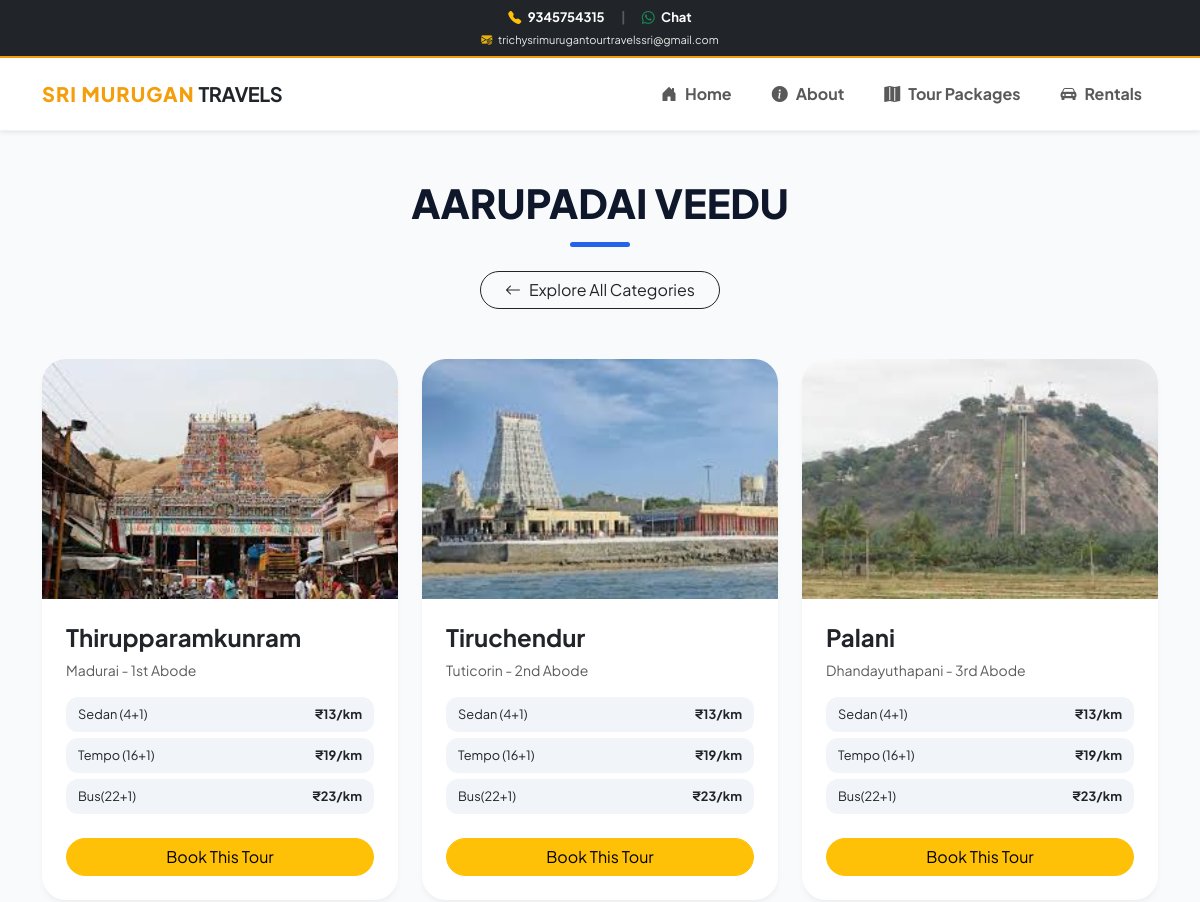
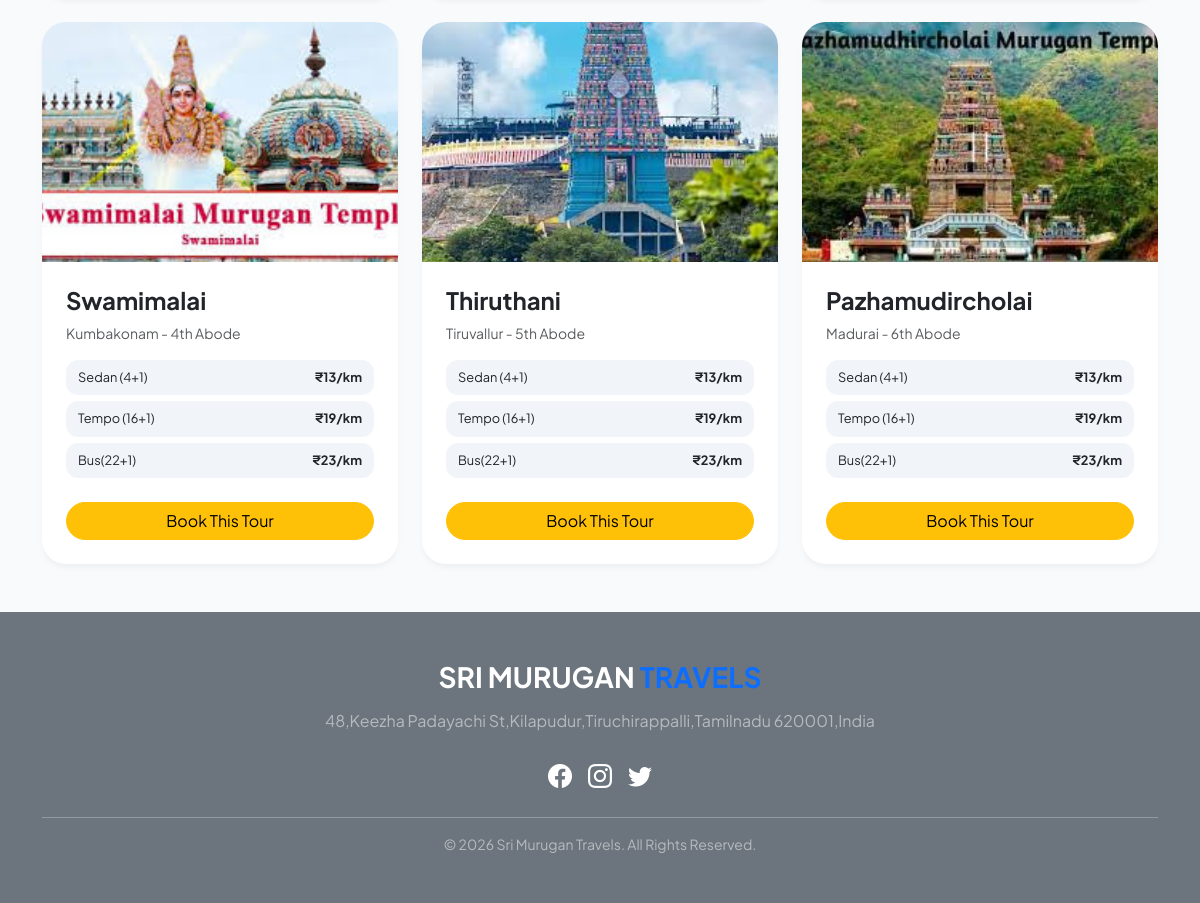
/temple-tour, run on the app's committed database (2 pictures, top to bottom).
### tables this page shows
CREATE TABLE temple_places 
                 (id INTEGER PRIMARY KEY AUTOINCREMENT, 
                  place TEXT, desc TEXT, price TEXT, img TEXT, category TEXT DEFAULT "aarupadai");

### app.py (the view, shortened to what this page needs)
@app.route('/temple-tour')
def temple_tour():
    conn = get_db_connection()
    aarupadai_db = conn.execute('SELECT * FROM temple_places WHERE category = "aarupadai"').fetchall()
    conn.close()
    return render_template('home.html', modules=aarupadai_db, title="Aarupadai Veedu", temple_mode=True)

### app.py (called while the page is built)
def get_db_connection():
    conn = sqlite3.connect(DATABASE)
    conn.row_factory = sqlite3.Row
    return conn

### templates/home.html (shortened to what this page needs)
<!DOCTYPE html>
<html lang="en">
<head>
    <link href="https://cdn.jsdelivr.net/npm/bootstrap@5.3.0/dist/css/bootstrap.min.css" rel="stylesheet">
    <link rel="stylesheet" href="https://cdn.jsdelivr.net/npm/bootstrap-icons@1.11.0/font/bootstrap-icons.css">
</head>
<body>
    <div class="bg-dark text-white py-2 shadow-sm" style="border-bottom: 2px solid #f59e0b;">
    <div class="container text-center">
        <div class="d-flex justify-content-center gap-3 mb-1" style="font-size: 13px; font-weight: 700;">
            <a href="tel:9345754315" class="text-white text-decoration-none">
                <i class="bi bi-telephone-fill text-warning me-1"></i> 9345754315
            </a>
            <span class="opacity-25">|</span>
            <a href="https://wa.me/9345754315" class="text-white text-decoration-none">
                <i class="bi bi-whatsapp text-success me-1"></i> Chat
            </a>
        </div>
        <div style="font-size: 11px; opacity: 0.9;">
            <i class="bi bi-envelope-at-fill text-warning me-1"></i> trichysrimurugantourtravelssri@gmail.com
        </div>
    </div>
</div>
    <nav class="navbar navbar-expand-lg bg-white sticky-top shadow-sm py-3">
    <div class="container">
        <a class="navbar-brand d-flex align-items-center" href="/">
            <span style="color: #f59e0b; font-weight: 800; letter-spacing: 1px;">SRI MURUGAN</span>
            <span class="ms-1 fw-bold text-dark">TRAVELS</span>
        </a>
        <div class="collapse navbar-collapse" id="navbarNav">
            <ul class="navbar-nav ms-auto gap-2 py-3 py-lg-0">
                <li class="nav-item"><a class="nav-link fw-bold px-3" href="/"><i class="bi bi-house-door-fill me-2"></i>Home</a></li>
                <li class="nav-item"><a class="nav-link fw-bold px-3" href="#about-section"><i class="bi bi-info-circle-fill me-2"></i>About</a></li>
                <li class="nav-item"><a class="nav-link fw-bold px-3" href="#packages-section"><i class="bi bi-map-fill me-2"></i>Tour Packages</a></li>
                <li class="nav-item"><a class="nav-link fw-bold px-3" href="#rentals-section"><i class="bi bi-car-front-fill me-2"></i>Rentals</a></li>
            </ul>
        </div>
    </div>
</nav>
    <div class="container my-5">
        {% if temple_mode %}
            <div class="section-header">
                <h2 class="section-title text-uppercase">{{ title }}</h2>
                <div class="title-line"></div>
                <div class="mt-4">
                    <a href="/#packages-section" class="btn btn-outline-dark rounded-pill px-4">
                        <i class="bi bi-arrow-left me-2"></i>Explore All Categories
                    </a>
                </div>
            </div>
            <div class="row row-cols-1 row-cols-md-3 g-4">
                {% for p in modules %}
                <div class="col">
                    <div class="card package-card">
                        <div class="card-img-container">
                            <img src="{{ p.img }}" alt="{{ p.place }}" onerror="this.src='https://images.unsplash.com/photo-1469474968028-56623f02e42e?auto=format&fit=crop&w=800&q=80'">
                        </div>
                        <div class="p-4">
                            <h4 class="fw-bold mb-2">{{ p.place }}</h4>
                            <p class="text-muted small mb-3">{{ p.desc }}</p>
                            <div class="mb-4">
                                <div class="vehicle-price-tag"><span>Sedan (4+1)</span><span class="text-dark fw-bold">₹13/km</span></div>
                                <div class="vehicle-price-tag"><span>Tempo (16+1)</span><span class="text-dark fw-bold">₹19/km</span></div>
                                <div class="vehicle-price-tag"><span>Bus(22+1)</span><span class="text-dark fw-bold">₹23/km</span></div>
                            </div>
                            <button class="btn btn-warning w-100 rounded-pill" onclick="openBookingForm('{{ p.place }}')">Book This Tour</button>
                        </div>
                    </div>
                </div>
                {% endfor %}
            </div>
        {% endif %}
    </div>
    <footer class="bg-secondary text-white py-5 mt-5">
        <div class="container text-center">
            <h3 class="fw-bold mb-3">SRI MURUGAN <span class="text-primary">TRAVELS</span></h3>
            <p class="text-white-50">48,Keezha Padayachi St,Kilapudur,Tiruchirappalli,Tamilnadu 620001,India</p>
            <div class="d-flex justify-content-center gap-3 mt-4 mb-4">
                <a href="#" class="text-white fs-4"><i class="bi bi-facebook"></i></a>
                <a href="#" class="text-white fs-4"><i class="bi bi-instagram"></i></a>
                <a href="#" class="text-white fs-4"><i class="bi bi-twitter"></i></a>
            </div>
            <hr class="opacity-25">
            <p class="small mb-0 opacity-50">&copy; 2026 Sri Murugan Travels. All Rights Reserved.</p>
        </div>
    </footer>
</body>
</html>

### templates/home.html (style rules this page uses)
:root { --primary: #2563eb; --secondary: #0f172a; --accent: #f59e0b; --glass: rgba(255, 255, 255, 0.9); }
body { background-color: #f8fafc; font-family: 'Plus Jakarta Sans', sans-serif; color: #1e293b; scroll-behavior: smooth; }
.navbar { background: var(--glass) !important; backdrop-filter: blur(12px); border-bottom: 1px solid rgba(0,0,0,0.05); padding: 1rem 0; }
.navbar-brand { font-weight: 800; letter-spacing: -0.5px; }
.package-card { border: none; border-radius: 24px; transition: all 0.4s cubic-bezier(0.4, 0, 0.2, 1); background: #ffffff; overflow: hidden; height: 100%; box-shadow: 0 4px 6px -1px rgba(0,0,0,0.05); }
.card-img-container { height: 240px; overflow: hidden; }
.card-img-container img { width: 100%; height: 100%; object-fit: cover; transition: 0.6s; }
.vehicle-price-tag { background: #f1f5f9; padding: 8px 12px; border-radius: 12px; font-size: 0.8rem; display: flex; justify-content: space-between; margin-bottom: 6px; }
.section-header { margin-bottom: 50px; text-align: center; }
.section-title { font-weight: 800; font-size: 2.5rem; color: var(--secondary); margin-bottom: 15px; }
.title-line { width: 60px; height: 5px; background: var(--primary); margin: 0 auto; border-radius: 10px; }
img { width: 100%; height: auto; }

### data on the page
temple_places: img (picture), place "Thirupparamkunram", desc "Madurai - 1st Abode"
temple_places: img (picture), place "Tiruchendur", desc "Tuticorin - 2nd Abode"
temple_places: img (picture), place "Palani", desc "Dhandayuthapani - 3rd Abode"
temple_places: img (picture), place "Swamimalai", desc "Kumbakonam - 4th Abode"
temple_places: img (picture), place "Thiruthani", desc "Tiruvallur - 5th Abode"
temple_places: img (picture), place "Pazhamudircholai", desc "Madurai - 6th Abode"

### other printed values
{{ title }} "AARUPADAI VEEDU"
